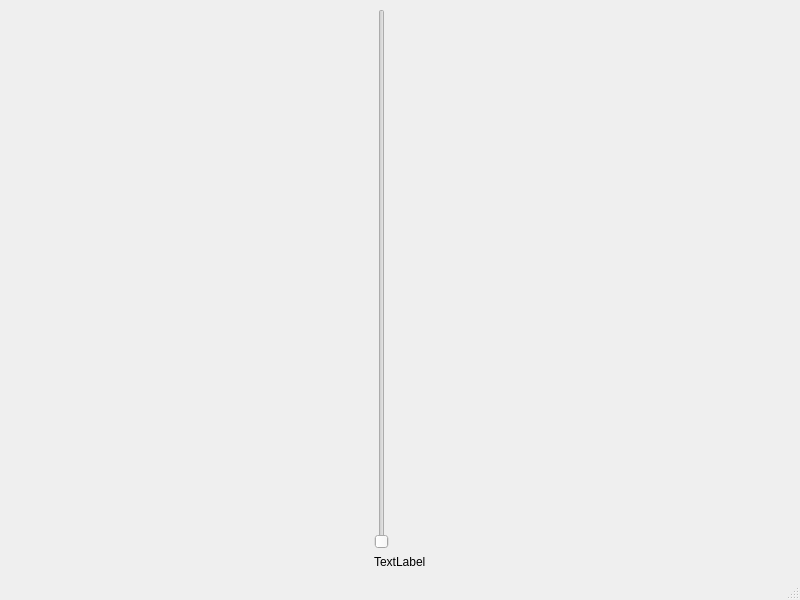
<?xml version="1.0" encoding="UTF-8"?>
<ui version="4.0">
 <class>MainWindow</class>
 <widget class="QMainWindow" name="MainWindow">
  <property name="geometry">
   <rect>
    <x>0</x>
    <y>0</y>
    <width>800</width>
    <height>600</height>
   </rect>
  </property>
  <property name="windowTitle">
   <string>Probabilities: Independent Events</string>
  </property>
  <widget class="QWidget" name="centralwidget">
   <layout class="QGridLayout" name="gridLayout_2">
    <item row="0" column="0">
     <layout class="QGridLayout" name="gridLayout">
      <item row="1" column="0">
       <widget class="QLabel" name="label">
        <property name="text">
         <string>TextLabel</string>
        </property>
       </widget>
      </item>
      <item row="0" column="0">
       <widget class="QSlider" name="verticalSlider">
        <property name="maximum">
         <number>100</number>
        </property>
        <property name="orientation">
         <enum>Qt::Vertical</enum>
        </property>
       </widget>
      </item>
     </layout>
    </item>
   </layout>
  </widget>
  <widget class="QMenuBar" name="menubar">
   <property name="geometry">
    <rect>
     <x>0</x>
     <y>0</y>
     <width>800</width>
     <height>22</height>
    </rect>
   </property>
  </widget>
  <widget class="QStatusBar" name="statusbar"/>
 </widget>
 <resources/>
 <connections/>
</ui>
